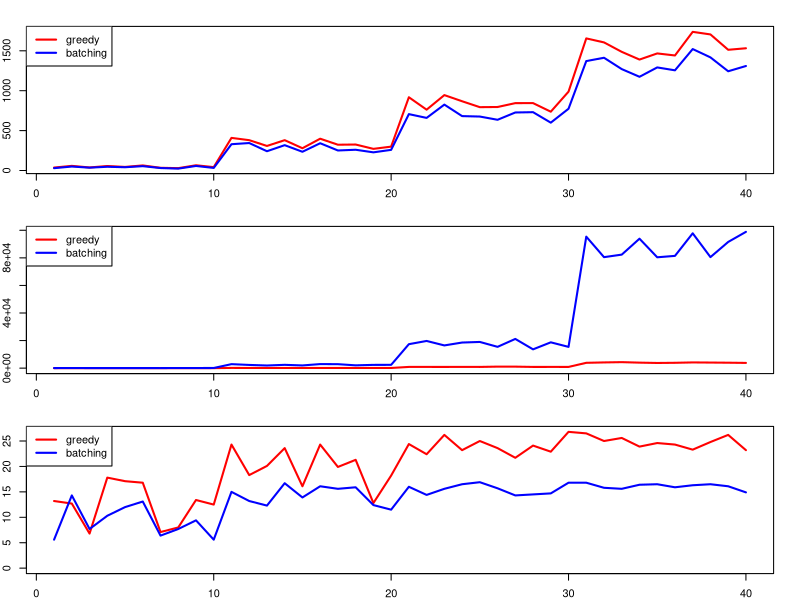
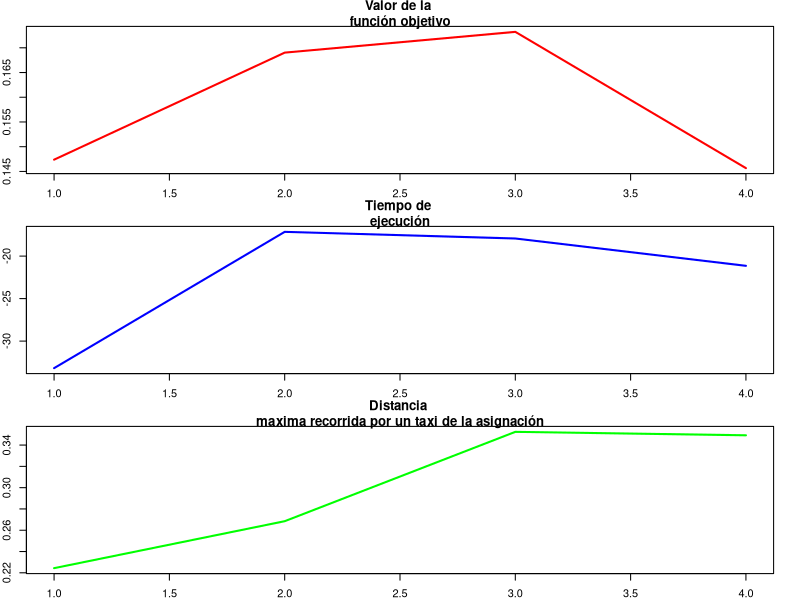
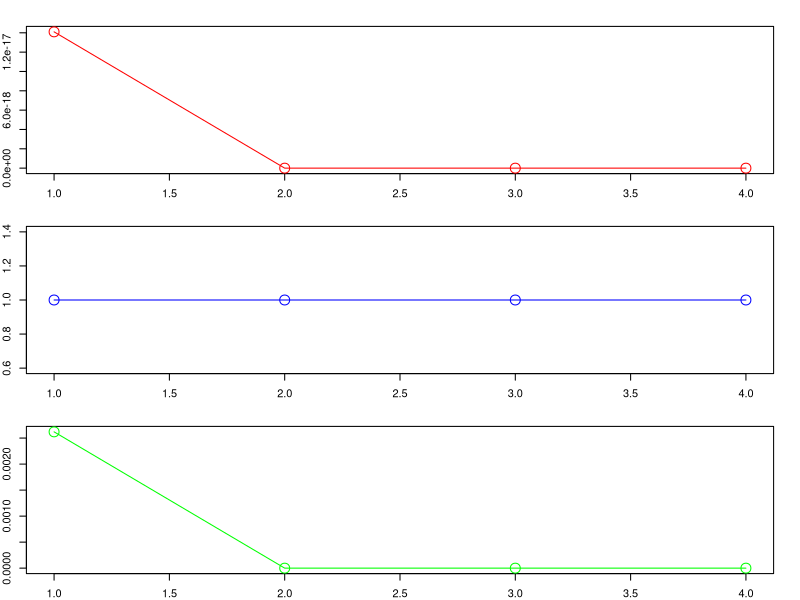
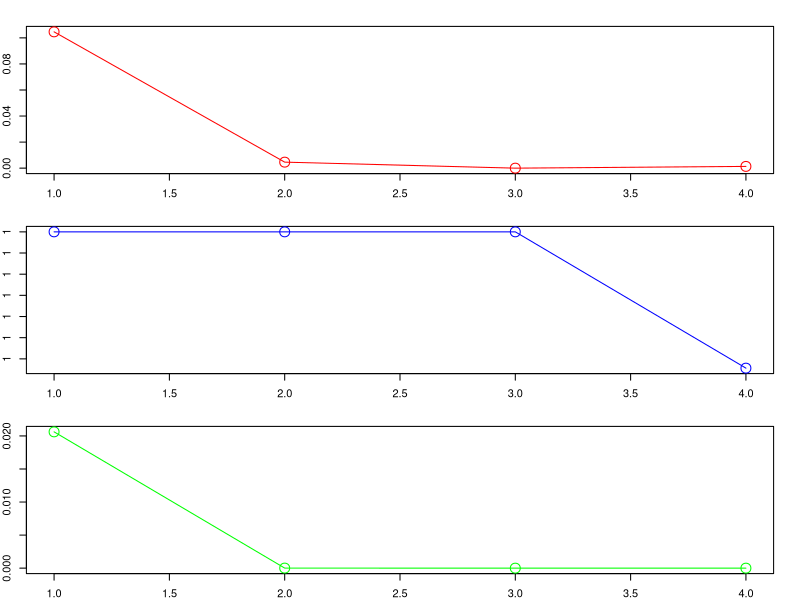

Recreate these plots in R, in order.
setwd("/Users/macbookpro/Desktop/TP_TDV")
csv <- read.csv("gap.csv", header = TRUE, sep = ",")
funciones <- csv[2:7]
gap <- csv[8:10]

small <- gap[1:10, ]
medium <- gap[11:20, ]
large <- gap[21:30, ]
xl <- gap[31:40, ]


# Generate colors for each line
colors <- c("red", "blue", "green", "purple")

#grafico el valor de las métricas estudiadas con ambos métodos,
#a medida aumenta el tamaño de la entrada
par(mfrow = c(3, 1), mar = c(2, 2, 2, 2))

plot(funciones$f_obj.greedy, type = "l",
     col = colors[1], lwd = "2",
     xlab = "número de archivo",
     ylab = "valor de función objetivo")
lines(funciones$f_obj.mcf, col = colors[2], lwd = "2")
legend("topleft", legend = c("greedy", "batching"), col = colors[1:2], lwd = 2)

plot(funciones$tiempo.greedy, type = "l",
     col = colors[1], lwd = "2", ylim = c(0, max(funciones$tiempo.mcf)),
     xlab = "número de archivo",
     ylab = "tiempo de ejecución (microsegundos)")
lines(funciones$tiempo.mcf, col = colors[2], lwd = "2")
legend("topleft", legend = c("greedy", "batching"), col = colors[1:2], lwd = 2)

plot(funciones$dist_max.greedy, type = "l",
     col = colors[1], lwd = "2", ylim = c(0, max(funciones$dist_max.greedy)),
     xlab = "número de archivo",
     ylab = "distancia maxima recorrida en la asignación")
lines(funciones$dist_max.mcf, col = colors
[2], lwd = "2")
legend("topleft", legend = c("greedy", "batching"), col = colors[1:2], lwd = 2)

par(mfrow = c(1, 1))

df <- data.frame(
  z_f_obj_prom = c(mean(small$z_f_obj),
                   mean(medium$z_f_obj),
                   mean(large$z_f_obj),
                   mean(xl$z_f_obj)),
  z_tiempo_prom = c(mean(small$z_tiempo),
                    mean(medium$z_tiempo),
                    mean(large$z_tiempo),
                    mean(xl$z_tiempo)),
  z_d_max_prom = c(mean(small$z_d_max),
                   mean(medium$z_d_max),
                   mean(large$z_d_max),
                   mean(xl$z_d_max))
)

colors <- c("red", "blue", "green")


#grafico la mejora relativa de cada métrica
par(mfrow = c(3, 1), mar = c(2, 2, 2, 2))

plot(df$z_f_obj_prom, type = "l",
col = colors[1], xlab = "", ylab = "Mejora relativa", main = "Valor de la 
función objetivo", ylim = c(min(df$z_f_obj_prom), max(df$z_f_obj_prom)), 
lwd = "2")

plot(df$z_tiempo_prom, type = "l",
col = colors[2], xlab = "", ylab = "Mejora relativa", main = "Tiempo de 
ejecución", ylim = c(min(df$z_tiempo_prom), max(df$z_tiempo_prom)), lwd = "2")

plot(df$z_d_max_prom, type = "l",
col = colors[3], xlab = "", ylab = "Mejora relativa", main = "Distancia 
maxima recorrida por un taxi de la asignación",
ylim = c(min(df$z_d_max_prom), max(df$z_d_max_prom)), lwd = "2")

par(mfrow = c(1, 1))


#----------------------------------


#H0: z_f_obj = 0 (no hay mejora)
#H1: z_f_obj > 0 (hay mejora)

var_muestral_small <- var(small$z_f_obj)
media_muestral_small <- mean(small$z_f_obj)
t_obs <- (media_muestral_small - 0) / sqrt(var_muestral_small / 10)
p_valor_small_fobj <- pnorm(t_obs, lower.tail = FALSE)
print("p-valor small para test de mejora relativa de la funcion objetivo")
print(p_valor_small_fobj)

var_muestral_medium <- var(medium$z_f_obj)
media_muestral_medium <- mean(medium$z_f_obj)
t_obs <- (media_muestral_medium - 0) / sqrt(var_muestral_medium / 10)
p_valor_medium_fobj <- pnorm(t_obs, lower.tail = FALSE)
print("p-valor medium para test de mejora relativa de la funcion objetivo")
print(p_valor_medium_fobj)

var_muestral_large <- var(large$z_f_obj)
media_muestral_large<- mean(large$z_f_obj)
t_obs <- (media_muestral_large - 0) / sqrt(var_muestral_large / 10)
p_valor_large_fobj <- pnorm(t_obs, lower.tail = FALSE)
print("p-valor large para test de mejora relativa de la funcion objetivo")
print(p_valor_large_fobj)

var_muestral_xl <- var(xl$z_f_obj)
media_muestral_xl <- mean(xl$z_f_obj)
t_obs <- (media_muestral_xl - 0) / sqrt(var_muestral_xl / 10)
p_valor_xl_fobj <- pnorm(t_obs, lower.tail = FALSE)
print("p-valor xl para test de mejora relativa de la funcion objetivo")
print(p_valor_xl_fobj)

var_muestral <- var(gap$z_f_obj)
media_muestral <- mean(gap$z_f_obj)
t_obs <- (media_muestral - 0) / sqrt(var_muestral / 10)
p_valor_fobj <- pnorm(t_obs, lower.tail = FALSE)
print("p-valor total para test de mejora relativa de la funcion objetivo")
print(p_valor_fobj)



#H0: z_tiempo = 0 (no hay mejora)
#H1: z_tiempo > 0 (hay mejora)

var_muestral_small <- var(small$z_tiempo)
media_muestral_small <- mean(small$z_tiempo)
t_obs <- (media_muestral_small - 0) / sqrt(var_muestral_small / 10)
p_valor_small_tiempo <- pnorm(t_obs, lower.tail = FALSE)
print("p-valor small para test de mejora relativa del tiempo de ejecución")
print(p_valor_small_tiempo)

var_muestral_medium <- var(medium$z_tiempo)
media_muestral_medium <- mean(medium$z_tiempo)
t_obs <- (media_muestral_medium - 0) / sqrt(var_muestral_medium / 10)
p_valor_medium_tiempo <- pnorm(t_obs, lower.tail = FALSE)
print("p-valor medium para test de mejora relativa del tiempo de ejecución")
print(p_valor_medium_tiempo)

var_muestral_large <- var(large$z_tiempo)
media_muestral_large<- mean(large$z_tiempo)
t_obs <- (media_muestral_large - 0) / sqrt(var_muestral_large / 10)
p_valor_large_tiempo <- pnorm(t_obs, lower.tail = FALSE)
print("p-valor large para test de mejora relativa del tiempo de ejecución")
print(p_valor_large_tiempo)

var_muestral_xl <- var(xl$z_tiempo)
media_muestral_xl <- mean(xl$z_tiempo)
t_obs <- (media_muestral_xl - 0) / sqrt(var_muestral_xl / 10)
p_valor_xl_tiempo <- pnorm(t_obs, lower.tail = FALSE)
print("p-valor xl para test de mejora relativa
relativa del tiempo de ejecución")
print(p_valor_xl_tiempo)

var_muestral <- var(gap$z_tiempo)
media_muestral <- mean(gap$z_tiempo)
t_obs <- (media_muestral - 0) / sqrt(var_muestral / 10)
p_valor_tiempo <- pnorm(t_obs, lower.tail = FALSE)
print("p-valor total para test de mejora relativa del tiempo de ejecución")
print(p_valor_tiempo)



#H0: z_d_max = 0 (no hay mejora)
#H1: z_d_max > 0 (hay mejora)

var_muestral_small <- var(small$z_d_max)
media_muestral_small <- mean(small$z_d_max)
t_obs <- (media_muestral_small - 0) / sqrt(var_muestral_small / 10)
p_valor_small_dmax <- pnorm(t_obs, lower.tail = FALSE)
print("p-valor small para test de mejora relativa de la distancia máxima")
print(p_valor_small_dmax)

var_muestral_medium <- var(medium$z_d_max)
media_muestral_medium <- mean(medium$z_d_max)
t_obs <- (media_muestral_medium - 0) / sqrt(var_muestral_medium / 10)
p_valor_medium_dmax <- pnorm(t_obs, lower.tail = FALSE)
print("p-valor medium para test de mejora relativa de la distancia máxima")
print(p_valor_medium_dmax)

var_muestral_large <- var(large$z_d_max)
media_muestral_large<- mean(large$z_d_max)
t_obs <- (media_muestral_large - 0) / sqrt(var_muestral_large / 10)
p_valor_large_dmax <- pnorm(t_obs, lower.tail = FALSE)
print("p-valor large para test de mejora relativa de la distancia máxima")
print(p_valor_large_dmax)

var_muestral_xl <- var(xl$z_d_max)
media_muestral_xl <- mean(xl$z_d_max)
t_obs <- (media_muestral_xl - 0) / sqrt(var_muestral_xl / 10)
p_valor_xl_dmax <- pnorm(t_obs, lower.tail = FALSE)
print("p-valor xl para test de mejora relativa relativa de la distancia máxima")
print(p_valor_xl_dmax)

var_muestral <- var(gap$z_d_max)
media_muestral <- mean(gap$z_d_max)
t_obs <- (media_muestral - 0) / sqrt(var_muestral / 10)
p_valor_dmax <- pnorm(t_obs, lower.tail = FALSE)
print("p-valor total para test de mejora relativa de la distancia máxima")
print(p_valor_dmax)


#----------------------------------


p_valores_fobj <- c(p_valor_small_fobj, p_valor_medium_fobj, 
p_valor_large_fobj, p_valor_xl_fobj)

p_valores_tiempo <- c(p_valor_small_tiempo, p_valor_medium_tiempo, 
p_valor_large_tiempo, p_valor_xl_tiempo)

p_valores_dmax <- c(p_valor_small_dmax, p_valor_medium_dmax, 
p_valor_large_dmax, p_valor_xl_dmax)

par(mfrow = c(3, 1), mar = c(2, 2, 2, 2))

plot(p_valores_fobj, xlab = "", ylab = "p-valor distancia maxima",
type = "l", lwd = 1, col = colors[1])
points(p_valores_fobj, col = colors[1], cex = 2)

plot(p_valores_tiempo, xlab = "", ylab = "p-valor distancia maxima",
type = "l", lwd = 1, col = colors[2])
points(p_valores_tiempo, col = colors[2], cex = 2)

plot(p_valores_dmax, xlab = "", ylab = "p-valor distancia maxima",
type = "l", lwd = 1, col = colors[3])
points(p_valores_dmax, col = colors[3], cex = 2)

par(mfrow = c(1, 1))


#----------------------------------



#H0: f_obj.greedy - f_obj.mcf = 0
#H0: f_obj.greedy - f_obj.mcf > 0
small2 <- csv[1:10, c(2, 5)]
var_muestral_small_greedy <- var(small2$f_obj.greedy)

var_muestral_small_mcf <- var(small2$f_obj.mcf)
media_muestral_small_greedy <- mean(small2$f_obj.greedy)
media_muestral_small_mcf <- mean(small2$f_obj.mcf)
t_obs <- (media_muestral_small_greedy - 
media_muestral_small_mcf) / sqrt((var_muestral_small_greedy +
var_muestral_small_mcf) / 10)
p_valor_small_fobj <- pnorm(t_obs, lower.tail = FALSE)
print("p-valor small para la mejora de f_obj")
print(p_valor_small_fobj)

medium2 <- csv[11:20, c(2, 5)]
var_muestral_medium_greedy <- var(medium2$f_obj.greedy)
var_muestral_medium_mcf <- var(medium2$f_obj.mcf)
media_muestral_medium_greedy <- mean(medium2$f_obj.greedy)
media_muestral_medium_mcf <- mean(medium2$f_obj.mcf)
t_obs <- (media_muestral_medium_greedy - 
media_muestral_medium_mcf) / sqrt((var_muestral_medium_greedy +
var_muestral_medium_mcf) / 10)

p_valor_medium_fobj <- pnorm(t_obs, lower.tail = FALSE)
print("p-valor medium para la mejora de f_obj")
print(p_valor_medium_fobj)

large2 <- csv[21:30, c(2, 5)]
var_muestral_large_greedy <- var(large2$f_obj.greedy)
var_muestral_large_mcf <- var(large2$f_obj.mcf)
media_muestral_large_greedy <- mean(large2$f_obj.greedy)
media_muestral_large_mcf <- mean(large2$f_obj.mcf)
t_obs <- (media_muestral_large_greedy - 
media_muestral_large_mcf) / sqrt((var_muestral_large_greedy +
var_muestral_large_mcf) / 10)

p_valor_large_fobj <- pnorm(t_obs, lower.tail = FALSE)
print("p-valor large para la mejora de f_obj")
print(p_valor_large_fobj)

xl2 <- csv[31:40, c(2, 5)]
var_muestral_xl_greedy <- var(xl2$f_obj.greedy)
var_muestral_xl_mcf <- var(xl2$f_obj.mcf)
media_muestral_xl_greedy <- mean(large2$f_obj.greedy)
media_muestral_xl_mcf <- mean(large2$f_obj.mcf)
t_obs <- (media_muestral_xl_greedy - 
media_muestral_xl_mcf) / sqrt((var_muestral_xl_greedy +
var_muestral_xl_mcf) / 10)

p_valor_xl_fobj <- pnorm(t_obs, lower.tail = FALSE)
print("p-valor xl para la mejora de f_obj")
print(p_valor_xl_fobj)




#H0: tiempo.greedy - tiempo.mcf = 0
#H0: tiempo.greedy - tiempo.mcf > 0
small2 <- csv[1:10, c(3, 6)]
var_muestral_small_greedy <- var(small2$tiempo.greedy)
var_muestral_small_mcf <- var(small2$tiempo.mcf)
media_muestral_small_greedy <- mean(small2$tiempo.greedy)
media_muestral_small_mcf <- mean(small2$tiempo.mcf)
t_obs <- (media_muestral_small_greedy - 
media_muestral_small_mcf) / sqrt((var_muestral_small_greedy +
var_muestral_small_mcf) / 10)
p_valor_small_tiempo <- pnorm(t_obs, lower.tail = FALSE)
print("p-valor small para la mejora de tiempo")
print(p_valor_small_tiempo)

medium2 <- csv[11:20, c(3, 6)]
var_muestral_medium_greedy <- var(medium2$tiempo.greedy)
var_muestral_medium_mcf <- var(medium2$tiempo.mcf)
media_muestral_medium_greedy <- mean(medium2$tiempo.greedy)
media_muestral_medium_mcf <- mean(medium2$tiempo.mcf)
t_obs <- (media_muestral_medium_greedy - 
media_muestral_medium_mcf) / sqrt((var_muestral_medium_greedy +
var_muestral_medium_mcf) / 10)

p_valor_medium_tiempo <- pnorm(t_obs, lower.tail = FALSE)
print("p-valor medium para la mejora de tiempo")
print(p_valor_medium_tiempo)

large2 <- csv[21:30, c(3, 6)]
var_muestral_large_greedy <- var(large2$tiempo.greedy)
var_muestral_large_mcf <- var(large2$tiempo.mcf)
media_muestral_large_greedy <- mean(large2$tiempo.greedy)
media_muestral_large_mcf <- mean(large2$tiempo.mcf)
t_obs <- (media_muestral_large_greedy - 
media_muestral_large_mcf) / sqrt((var_muestral_large_greedy +
var_muestral_large_mcf) / 10)

p_valor_large_tiempo <- pnorm(t_obs, lower.tail = FALSE)
print("p-valor large para la mejora de tiemoo")
print(p_valor_large_tiempo)

xl2 <- csv[31:40, c(3, 6)]
var_muestral_xl_greedy <- var(xl2$tiempo.greedy)
var_muestral_xl_mcf <- var(xl2$tiempo.mcf)
media_muestral_xl_greedy <- mean(large2$tiempo.greedy)
media_muestral_xl_mcf <- mean(large2$tiempo.mcf)
t_obs <- (media_muestral_xl_greedy - 
media_muestral_xl_mcf) / sqrt((var_muestral_xl_greedy +
var_muestral_xl_mcf) / 10)

p_valor_xl_tiempo <- pnorm(t_obs, lower.tail = FALSE)
print("p-valor xl para la mejora de tiempo")
print(p_valor_xl_tiempo)





#H0: f_obj.greedy - f_obj.mcf = 0
#H0: f_obj.greedy - f_obj.mcf > 0
small2 <- csv[1:10, c(4, 7)]
var_muestral_small_greedy <- var(small2$dist_max.greedy)
var_muestral_small_mcf <- var(small2$dist_max.mcf)
media_muestral_small_greedy <- mean(small2$dist_max.greedy)
media_muestral_small_mcf <- mean(small2$dist_max.mcf)
t_obs <- (media_muestral_small_greedy - 
media_muestral_small_mcf) / sqrt((var_muestral_small_greedy +
var_muestral_small_mcf) / 10)
p_valor_small_dmax <- pnorm(t_obs, lower.tail = FALSE)
print("p-valor small para la mejora de distancia maxima")
print(p_valor_small_dmax)

medium2 <- csv[11:20, c(4, 7)]
var_muestral_medium_greedy <- var(medium2$dist_max.greedy)
var_muestral_medium_mcf <- var(medium2$dist_max.mcf)
media_muestral_medium_greedy <- mean(medium2$dist_max.greedy)
media_muestral_medium_mcf <- mean(medium2$dist_max.mcf)
t_obs <- (media_muestral_medium_greedy - 
media_muestral_medium_mcf) / sqrt((var_muestral_medium_greedy +
var_muestral_medium_mcf) / 10)

p_valor_medium_dmax <- pnorm(t_obs, lower.tail = FALSE)
print("p-valor medium para la mejora de distancia maxima")
print(p_valor_medium_dmax)

large2 <- csv[21:30, c(4, 7)]
var_muestral_large_greedy <- var(large2$dist_max.greedy)
var_muestral_large_mcf <- var(large2$dist_max.mcf)
media_muestral_large_greedy <- mean(large2$dist_max.greedy)
media_muestral_large_mcf <- mean(large2$dist_max.mcf)
t_obs <- (media_muestral_large_greedy - 
media_muestral_large_mcf) / sqrt((var_muestral_large_greedy +
var_muestral_large_mcf) / 10)

p_valor_large_dmax <- pnorm(t_obs, lower.tail = FALSE)
print("p-valor large para la mejora de distancia maxima")
print(p_valor_large_dmax)

xl2 <- csv[31:40, c(4, 7)]
var_muestral_xl_greedy <- var(xl2$dist_max.greedy)
var_muestral_xl_mcf <- var(xl2$dist_max.mcf)
media_muestral_xl_greedy <- mean(large2$dist_max.greedy)
media_muestral_xl_mcf <- mean(large2$dist_max.mcf)
t_obs <- (media_muestral_xl_greedy - 
media_muestral_xl_mcf) / sqrt((var_muestral_xl_greedy +
var_muestral_xl_mcf) / 10)

p_valor_xl_dmax <- pnorm(t_obs, lower.tail = FALSE)
print("p-valor xl para la mejora de distancia maxima")
print(p_valor_xl_dmax)


#----------------------------------


p_valores_fobj <- c(p_valor_small_fobj, p_valor_medium_fobj, 
p_valor_large_fobj, p_valor_xl_fobj)

p_valores_tiempo <- c(p_valor_small_tiempo, p_valor_medium_tiempo, 
p_valor_large_tiempo, p_valor_xl_tiempo)

p_valores_dmax <- c(p_valor_small_dmax, p_valor_medium_dmax, 
p_valor_large_dmax, p_valor_xl_dmax)

par(mfrow = c(3, 1), mar = c(2, 2, 2, 2))

plot(p_valores_fobj, xlab = "", ylab = "p-valor distancia maxima",
type = "l", lwd = 1, col = colors[1])
points(p_valores_fobj, col = colors[1], cex = 2)

plot(p_valores_tiempo, xlab = "", ylab = "p-valor distancia maxima",
type = "l", lwd = 1, col = colors[2])
points(p_valores_tiempo, col = colors[2], cex = 2)

plot(p_valores_dmax, xlab = "", ylab = "p-valor distancia maxima",
type = "l", lwd = 1, col = colors[3])
points(p_valores_dmax, col = colors[3], cex = 2)

par(mfrow = c(1, 1))

#falta